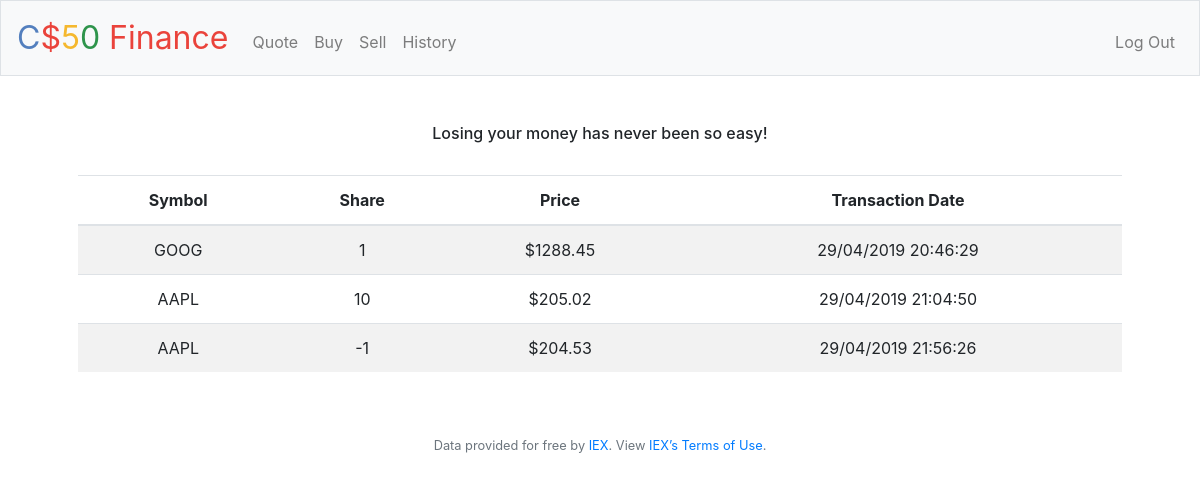
Page /history (signed in) on the earlier database version.
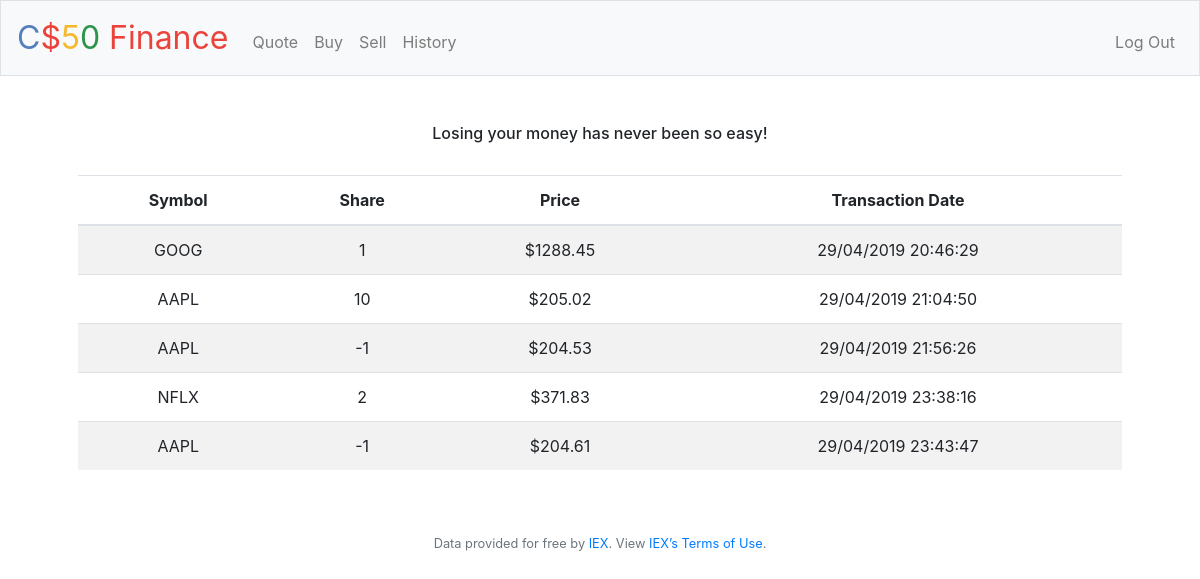
Same page on the later database version.
### models.py (models this page shows, shortened)
class Orders(db.Model):
    __tablename__ = "orders"
    id = db.Column(db.Integer, primary_key=True, autoincrement=True)
    user = db.Column(db.Integer, db.ForeignKey("users.id"), nullable=False)
    price = db.Column(db.Numeric, nullable=False)
    qty = db.Column(db.Integer, nullable=False)
    symbol = db.Column(db.String, db.ForeignKey("symbols.symbol"), nullable=False)
    timestamp = db.Column(db.DateTime, nullable=False)

### application.py (the view)
@app.route("/history")
@login_required
def history():
    order_history = Orders.query.filter_by(user=session['user_id']).all()
    if history is None:
        flash("You have no order history", "warning")
        return render_template("history.html")
    history_data = []
    for row in order_history:
        order_data = {'symbol': row.symbol, 'qty': row.qty,
                      'timestamp': row.timestamp.strftime("%d/%m/%Y %H:%M:%S"), 'price': row.price}
        history_data.append(order_data)
    return render_template("history.html", order=history_data)

### application.py (called while the page is built)
@app.after_request
def after_request(response):
    response.headers["Cache-Control"] = "no-cache, no-store, must-revalidate"
    response.headers["Expires"] = 0
    response.headers["Pragma"] = "no-cache"
    return response

### helpers.py (called while the page is built)
def login_required(f):
    @wraps(f)
    def decorated_function(*args, **kwargs):
        if session.get("user_id") is None:
            return redirect("/login")
        return f(*args, **kwargs)
    return decorated_function

### templates/history.html (shortened to what this page needs)
{% extends "layout.html" %}
{% block main %}
  <h6>Losing your money has never been so easy!</h6><br>
  <table class="table table-striped">
    <thead>
    <tr>
      <th>Symbol</th>
      <th>Share</th>
      <th>Price</th>
      <th>Transaction Date</th>
    </tr>
    </thead>
    <tbody>
    {% if order is defined %}
      {%  for row in order %}
      <tr>
        <td>{{ row['symbol'] }}</td>
        <td>{{ row['qty'] }}</td>
        <td>${{ "%.2f"|format(row['price']) }}</td>
        <td>{{ row['timestamp'] }}</td>
      </tr>
      {% endfor %}
    {% else %}
      <tr>
      <td>You haven't placed any orders</td>
      </tr>
    {% endif %}
  </table>
{% endblock %}

### templates/layout.html (shortened to what this page needs)
<!DOCTYPE html>
<html lang="en">
    <head>
        <link href="https://maxcdn.bootstrapcdn.com/bootstrap/4.1.3/css/bootstrap.min.css" rel="stylesheet">
        <link href="/static/styles.css" rel="stylesheet">
    </head>
    <body>
        <nav class="navbar navbar-expand-md navbar-light bg-light border">
            <a class="navbar-brand" href="/"><span class="blue">C</span><span class="red">$</span><span class="yellow">5</span><span class="green">0</span> <span class="red">Finance</span></a>
            <div class="collapse navbar-collapse" id="navbar">
                {% if session.user_id %}
                    <ul class="navbar-nav mr-auto mt-2">
                        <li class="nav-item"><a class="nav-link" href="/quote">Quote</a></li>
                        <li class="nav-item"><a class="nav-link" href="/buy">Buy</a></li>
                        <li class="nav-item"><a class="nav-link" href="/sell">Sell</a></li>
                        <li class="nav-item"><a class="nav-link" href="/history">History</a></li>
                    </ul>
                    <ul class="navbar-nav ml-auto mt-2">
                        <li class="nav-item"><a class="nav-link" href="/logout">Log Out</a></li>
                    </ul>
                {% else %}
                    <ul class="navbar-nav ml-auto mt-2">
                        <li class="nav-item"><a class="nav-link" href="/register">Register</a></li>
                        <li class="nav-item"><a class="nav-link" href="/login">Log In</a></li>
                    </ul>
                {% endif %}
            </div>
        </nav>
        <main class="container p-5">
            {% block main %}{% endblock %}
        </main>
        <footer class="small text-center text-muted">
            Data provided for free by <a href="https://iextrading.com/developer">IEX</a>. View <a href="https://iextrading.com/api-exhibit-a/">IEX’s Terms of Use</a>.
        </footer>
    </body>
</html>

### static/styles.css (style rules this page uses)
nav .navbar-brand { font-size: xx-large; }
nav .navbar-brand .blue { color: #537fbe; }
nav .navbar-brand .red { color: #ea433b; }
nav .navbar-brand .yellow { color: #f5b82e; }
nav .navbar-brand .green { color: #2e944b; }
main { overflow-x: auto; text-align: center; }

Differences in the rows shown:
added Orders: symbol "NFLX", qty "2", price "371.83", timestamp "29/04/2019 23:38:16"
added Orders: symbol "AAPL", qty "-1", price "204.61", timestamp "29/04/2019 23:43:47"
